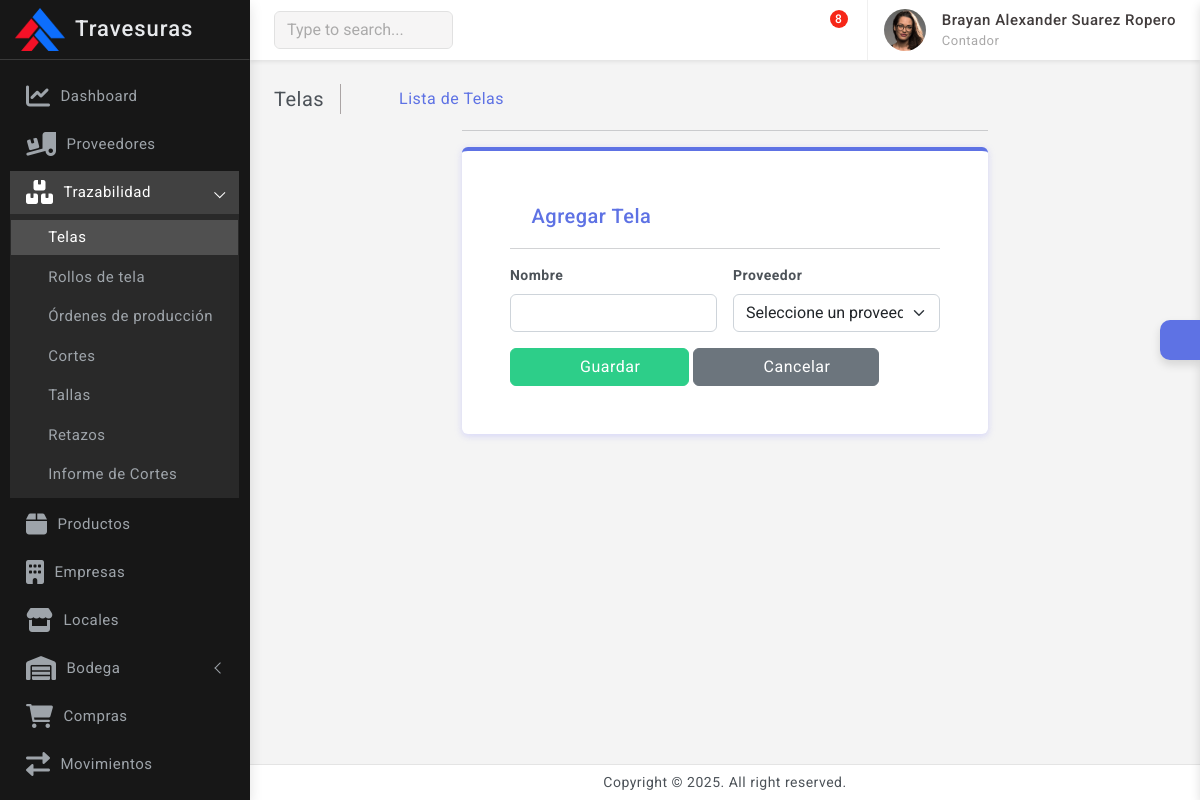
The app's page /trazabilidad/telas/agregar/ (signed in) with its own data.
### empresas/models.py (models this page shows, shortened)
class Empresa(models.Model):
    razon_social            = models.CharField(max_length=100)
    nit                     = models.CharField(max_length=20, unique=True)
    telefono                = models.CharField(max_length=20, unique=True)
    correo                  = models.EmailField(max_length=100, unique=True)
    logo                    = models.ImageField(upload_to='empresas', blank=False, null=False)

### usuarios/models.py (models this page shows, shortened)
class PerfilUsuario(models.Model):
    usuario                             = models.OneToOneField(Usuario, on_delete=models.CASCADE)
    nombre                              = models.CharField(max_length=50)
    apellido                            = models.CharField(max_length=50)
    documento                           = models.IntegerField(unique=True)
    telefono                            = models.IntegerField(unique=True)
    cargo                               = models.ForeignKey(Cargo, on_delete=models.CASCADE, related_name="Cargo")
    def full_name(self):
        return f'{self.nombre} {self.apellido}'

class Cargo(models.Model):
    nombre  = models.CharField(max_length=50, unique=True)
    area    = models.ForeignKey(Area, on_delete=models.CASCADE, related_name="Area_relacionada")
    def __str__(self):
        return self.nombre

### trazabilidad/views.py (the view)
# urls.py: path('telas/agregar/', views.agregar_tela, name='agregar_tela'),
@login_required(login_url='login')
def agregar_tela(request):
    if request.method == "POST":
        form = TelaForm(request.POST)
        if form.is_valid():
            form.save()
            messages.success(request, "Tela agregada correctamente.")
            return redirect('telas')
    else:
        form = TelaForm()
    return render(request, 'trazabilidad/telas/form_tela.html', {'form': form, 'accion': 'Agregar'})

### trazabilidad/forms.py
class TelaForm(forms.ModelForm):
    class Meta:
        model = Tela
        fields = '__all__'
    def __init__(self, *args, **kwargs):
        super().__init__(*args, **kwargs)
        for field in self.fields.values():
            field.widget.attrs.update({'class': 'form-control'})
        self.fields['proveedor'].empty_label = "Seleccione un proveedor"
        self.fields['proveedor'].widget.attrs.update({'class': 'form-select'})

### notificaciones/context_processors.py (called while the page is built)
def notificaciones_context(request):
    if request.user.is_authenticated:
        notificaciones = Notificacion.objects.filter(user=request.user, leida=False).order_by('-fecha_creacion')
    else:
        notificaciones = []
    return {'notificaciones': notificaciones}

### outfitcore/context_processors.py (called while the page is built)
def global_context(request):
    user = None
    perfil = None
    contrato = None
    empresas = None
    if request.user.is_authenticated:
        user = request.user
        perfil = PerfilUsuario.objects.filter(usuario=request.user).first()
        if perfil:
            contrato = Contrato.objects.filter(perfil=perfil).first()
    empresas = Empresa.objects.all
    empresa_id = request.session.get('empresa_id')
    empresa_activa = None
    if empresa_id:
        empresa_activa = Empresa.objects.filter(id=empresa_id).first()
    return {
        'perfil': perfil,
        'user': user,
        'contrato': contrato,
        'empresas': empresas,
        'empresa_id': empresa_id,
        'empresa_activa': empresa_activa,
    }

### proveedores/models.py (called while the page is built)
    def __str__(self):
        return f"{self.Razon_Social} ({self.Tipo_documento} {self.Identificacion})"

### templates/trazabilidad/telas/form_tela.html (shortened to what this page needs)
{% extends 'base.html' %}
{% block content %}
<div class="page-wrapper">
    <div class="page-content">
        <div class="page-breadcrumb d-none d-sm-flex align-items-center mb-3">
            <div class="breadcrumb-title pe-3">Telas</div>
            <div class="ps-3">
                <nav aria-label="breadcrumb">
                    <ol class="breadcrumb mb-0 p-0">
                        <li class="breadcrumb-item"><a href="{% url 'home' %}"><i class="bx bx-home-alt"></i></a></li>
                        <li class="breadcrumb-item active" aria-current="page"><a href="{% url 'telas' %}">Lista de Telas</a></li>
                    </ol>
                </nav>
            </div>
        </div>
        <div class="col-xl-7 mx-auto">
            <hr />
            <div class="card border-top border-0 border-4 border-primary">
                <div class="card-body p-5">
                    <div class="card-title d-flex align-items-center">
                        <div><i class="bx bx-palette me-1 font-22 text-primary"></i></div>
                        <h5 class="mb-0 text-primary">{{ accion }} Tela</h5>
                    </div>
                    <hr>
                    <form method="POST" class="row g-3 needs-validation" novalidate>
                        <div class="col-md-6">
                            <b><label for="nombre" class="form-label">Nombre</label></b>
                            {{ form.nombre }}
                        </div>
                        <div class="col-md-6">
                            <b><label for="proveedor" class="form-label">Proveedor</label></b>
                            {{ form.proveedor }}
                        </div>
                        <div class="col-12">
                            <button type="submit" class="btn btn-success px-5">
                                <i class="bx bx-save"></i> Guardar
                            </button>
                            <a href="{% url 'telas' %}" class="btn btn-secondary px-5">
                                <i class="bx bx-arrow-back"></i> Cancelar
                            </a>
                        </div>
                    </form>
                </div>
            </div>
        </div>
    </div>
</div>
{% endblock %}

### templates/includes/dashboard_sidebar.html (shortened to what this page needs)
{% load static %}
<div class="sidebar-wrapper" data-simplebar="true">
    <div class="sidebar-header">
        {% if empresa_activa %}
            <div>
                <img src="{{ empresa_activa.logo.url }}" class="logo-icon" alt="logo icon">
            </div>
            <div>
                <h4 class="logo-text">{{ empresa_activa.razon_social }}</h4>
            </div>
            <div class="toggle-icon ms-auto"><i class='bx bx-arrow-to-left'></i>
            </div>
        {% else %}
            <div>
                <h4 class="logo-text">Administrador</h4>
            </div>
            <div class="toggle-icon ms-auto"><i class='bx bx-arrow-to-left'></i>
            </div>
        {% endif %}
    </div>
    <ul class="metismenu" id="menu">
        <li>
            <a href="{% url 'home' %}">
                <div class="parent-icon"><i class='fas fa-chart-line'></i></div>
                <div class="menu-title">Dashboard</div>
            </a>
        </li>
        <li>
            <a href="{% url 'proveedores' %}">
                <div class="parent-icon"><i class="fas fa-truck-loading"></i>
                </div>
                <div class="menu-title">Proveedores</div>
            </a>
        </li>
        {% with request.path as path %}
        <li class="{% if '/trazabilidad/' in path %}mm-active{% endif %}">
            <a href="#" class="has-arrow" aria-expanded="{% if '/trazabilidad/' in path %}true{% else %}false{% endif %}">
                <div class="parent-icon"><i class='fas fa-boxes'></i></div>
                <div class="menu-title">Trazabilidad</div>
            </a>
            <ul class="{% if '/trazabilidad/' in path %}mm-collapse mm-show{% else %}mm-collapse{% endif %}">
                <li class="{% if '/trazabilidad/telas/' in path %}active mm-active{% endif %}">
                    <a href="{% url 'telas' %}"><i class="bx bx-right-arrow-alt"></i> Telas</a>
                </li>
                <li class="{% if '/trazabilidad/rollos/' in path %}active mm-active{% endif %}">
                    <a href="{% url 'rollos' %}"><i class="bx bx-right-arrow-alt"></i> Rollos de tela</a>
                </li>
                <li class="{% if '/trazabilidad/ordenes_produccion/' in path %}active mm-active{% endif %}">
                    <a href="{% url 'ordenes_produccion' %}"><i class="bx bx-right-arrow-alt"></i> Órdenes de producción</a>
                </li>
                <li class="{% if '/trazabilidad/cortes/' in path %}active mm-active{% endif %}">
                    <a href="{% url 'cortes' %}"><i class="bx bx-right-arrow-alt"></i> Cortes</a>
                </li>
                <li class="{% if '/trazabilidad/tallas_corte/' in path %}active mm-active{% endif %}">
                    <a href="{% url 'tallas' %}"><i class="bx bx-right-arrow-alt"></i> Tallas</a>
                </li>
                <li class="{% if '/trazabilidad/retazos_tela/' in path %}active mm-active{% endif %}">
                    <a href="{% url 'retazos' %}"><i class="bx bx-right-arrow-alt"></i> Retazos</a>
                </li>
                <li class="{% if '/trazabilidad/informe_cortes/' in path %}active mm-active{% endif %}">
                    <a href="{% url 'informe_cortes' %}"><i class="bx bx-right-arrow-alt"></i> Informe de Cortes</a>
                </li>
            </ul>
        </li>
        {% endwith %}
        {% with request.path as path %}
        <li class="{% if '/productos/' in path %}mm-active{% endif %}">
            <a href="{% url 'productos' %}">
                <div class="parent-icon"><i class='fas fa-box'></i>
                </div>
                <div class="menu-title">Productos</div>
            </a>
        </li>
        {% endwith %}
        {% with request.path as path %}
        <li class="{% if '/empresas/' in path %}mm-active{% endif %}">
            <a href="{% url 'empresas' %}">
                <div class="parent-icon"><i class='fas fa-building'></i>
                </div>
                <div class="menu-title">Empresas</div>
            </a>
        </li>
        {% endwith %}
        {% with request.path as path %}
        <li class="{% if '/locales/' in path %}mm-active{% endif %}">
            <a href="{% url 'locales' %}">
                <div class="parent-icon"><i class='fas fa-store'></i>
                </div>
                <div class="menu-title">Locales</div>
            </a>
        </li>
        {% endwith %}
        {% with request.path as path %}
        <li class="{% if '/bodega/' in path %}mm-active{% endif %}">
            <a href="#" class="has-arrow" aria-expanded="{% if '/bodega/' in path %}true{% else %}false{% endif %}">
                <div class="parent-icon"><i class='fas fa-warehouse'></i>
                </div>
                <div class="menu-title">Bodega</div>
            </a>
        </li>
        {% endwith %}
        <li>
            <a href="#">
                <div class="parent-icon"><i class="fas fa-shopping-cart"></i>
                </div>
                <div class="menu-title">Compras</div>
            </a>
        </li>
        <li>
            <a href="#">
                <div class="parent-icon"> <i class="fas fa-exchange-alt"></i>
                </div>
                <div class="menu-title">Movimientos</div>
            </a>
        </li>
        <li>
            <a href="{% url 'lista_ventas' %}">
            </a>
        </li>
    </ul>
</div>

### templates/includes/navbar.html (shortened to what this page needs)
{% load static %}
<header>
    <div class="topbar d-flex align-items-center">
        <nav class="navbar navbar-expand">
            <div class="search-bar flex-grow-1">
                <div class="position-relative search-bar-box">
                    <input type="text" class="form-control search-control" placeholder="Type to search..."> <span class="position-absolute top-50 search-show translate-middle-y"><i class='bx bx-search'></i></span>
                </div>
            </div>
            <div class="top-menu ms-auto">
                <ul class="navbar-nav align-items-center">
                    <li class="nav-item dropdown dropdown-large">
                        <a class="nav-link dropdown-toggle dropdown-toggle-nocaret" href="#" role="button" data-bs-toggle="dropdown" aria-expanded="false">	<i class='bx bx-category'></i>
                        </a>
                    </li>
                    <li class="nav-item dropdown dropdown-large">
                        <a class="nav-link dropdown-toggle dropdown-toggle-nocaret position-relative" href="#" role="button" data-bs-toggle="dropdown" aria-expanded="false">
                            <i class='bx bx-bell'></i>
                        </a>
                    </li>
                    <li class="nav-item dropdown dropdown-large">
                        <a class="nav-link dropdown-toggle dropdown-toggle-nocaret position-relative" href="#" role="button" data-bs-toggle="dropdown" aria-expanded="false"> <span class="alert-count">8</span>
                            <i class='bx bx-comment'></i>
                        </a>
                    </li>
                </ul>
            </div>
            <div class="user-box dropdown">
                <a class="d-flex align-items-center nav-link dropdown-toggle dropdown-toggle-nocaret" href="#" role="button" data-bs-toggle="dropdown" aria-expanded="false">
                    <img src="{% static 'images/avatars/avatar-2.png' %}" class="user-img" alt="user avatar">
                    <div class="user-info ps-3">
                        <p class="user-name mb-0"> {{perfil.full_name}} </p>
                        <p class="designattion mb-0">{{perfil.cargo}}</p>
                    </div>
                </a>
            </div>
        </nav>
    </div>
</header>

### outfitcore/static/css/semi-dark.css (style rules this page uses)
html.semi-dark .sidebar-wrapper { background: #171717; border-right: 1px solid #e4e4e400 }
html.semi-dark .sidebar-wrapper .sidebar-header { background: #171717; border-right: 1px solid #e4e4e400; border-bottom: 1px solid rgb(255 255 255 / 15%) }
html.semi-dark .sidebar-wrapper .sidebar-header .logo-text { color: #e7e9ec }
html.semi-dark .sidebar-wrapper .sidebar-header .toggle-icon { color: #e7e9ec }
html.semi-dark .sidebar-wrapper .metismenu a { color: #9ea4aa }
html.semi-dark .sidebar-wrapper .metismenu .mm-active>a, html.semi-dark .sidebar-wrapper .metismenu a:active, html.semi-dark .sidebar-wrapper .metismenu a:focus, html.semi-dark .sidebar-wrapper .metismenu a:hover { color: #fff; text-decoration: none; background: rgb(255 255 255 / 18%) }
html.semi-dark .sidebar-wrapper .metismenu ul { border: 1px solid #ffffff00; background: rgb(255 255 255 / 8%) }

### records on screen
Empresa: logo (picture), razon_social "Travesuras"
PerfilUsuario: full_name "Brayan Alexander Suarez Ropero", cargo "Contador"

### other values on screen
{{ accion }} "Agregar"
